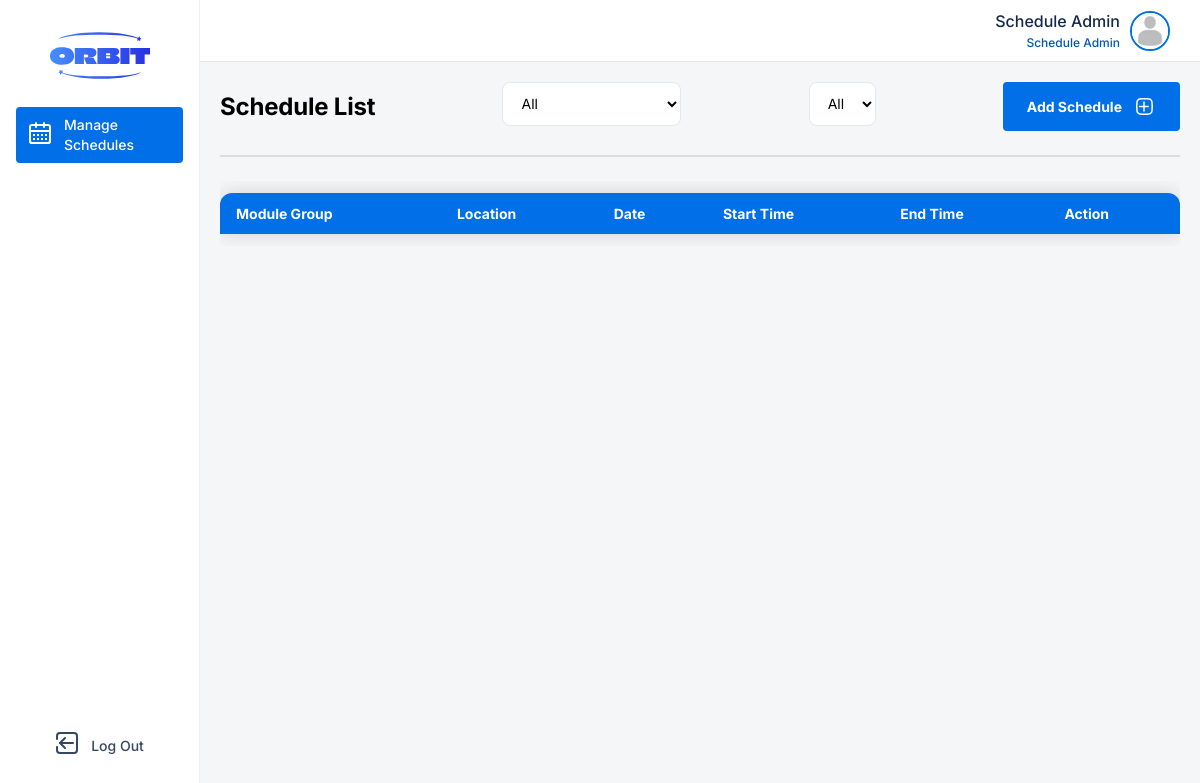
The app's page /client/src/pages/schedule-management/dashboard.php (signed in), older data.
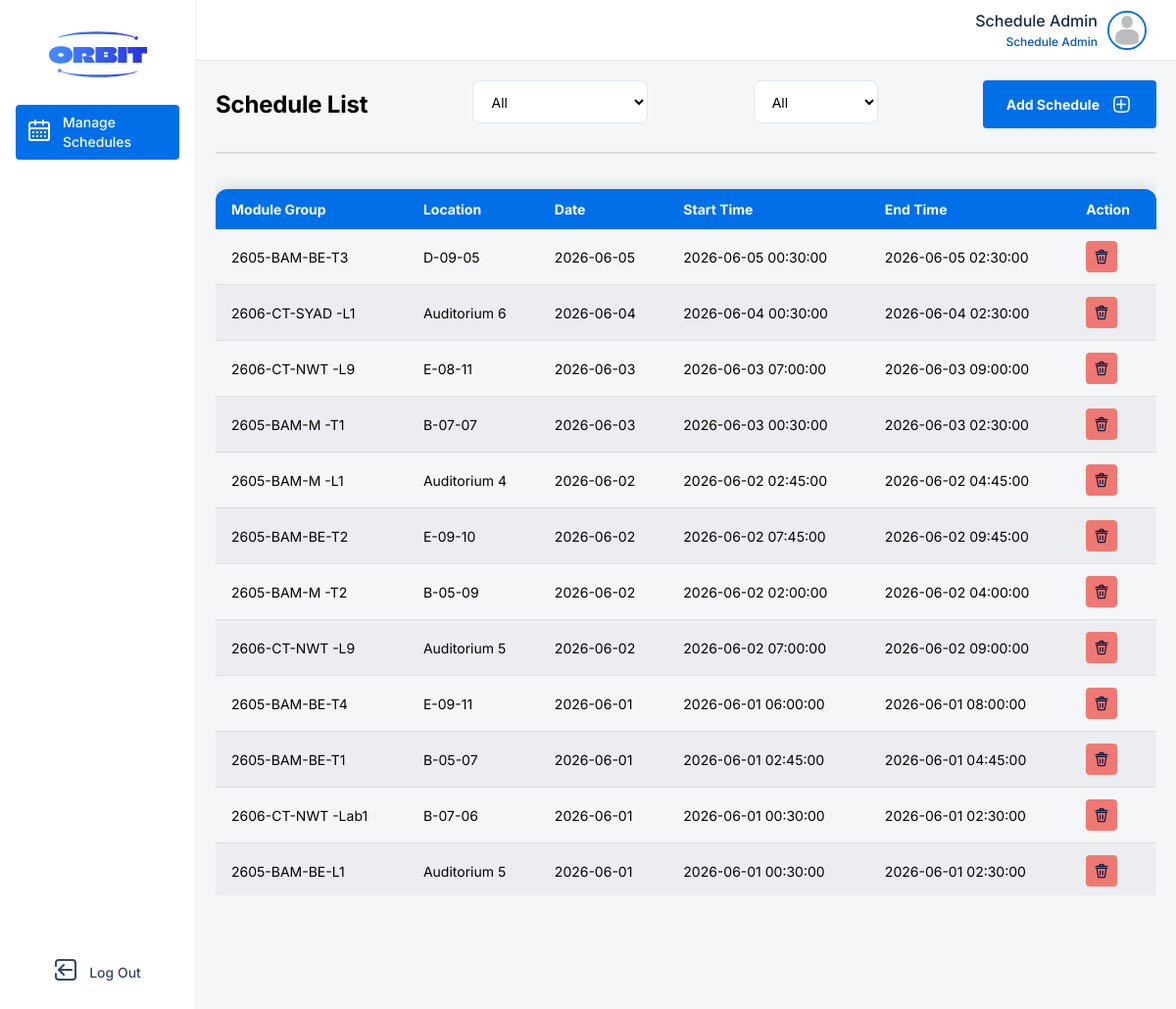
The same page, newer data.
### tables this page shows
CREATE TABLE IF NOT EXISTS `schedule` (
  `schedule_id` int NOT NULL AUTO_INCREMENT,
  `module_group_id` varchar(25) NOT NULL,
  `classroom_id` int NOT NULL,
  `start_time` timestamp NOT NULL,
  `end_time` timestamp NOT NULL,
  `date` date NOT NULL,
  PRIMARY KEY (`schedule_id`),
  KEY `module_group_id` (`module_group_id`),
  KEY `classroom_id` (`classroom_id`)
);

CREATE TABLE IF NOT EXISTS `location` (
  `location_id` varchar(20) NOT NULL,
  `name` varchar(255) NOT NULL,
  `floor` varchar(4) NOT NULL,
  `type` varchar(50) NOT NULL,
  PRIMARY KEY (`location_id`)
);

### server/controllers/schedule-controller.php (called while the page is built, shortened)
<?php
class ScheduleController {
    private $connection;
    public function __construct() {
        global $connect;
        $this->connection = $connect;
    }
    public function getScheduleList($filter) {
        if ($filter['intakeID'] === $filter['week'] && $filter['intakeID'] === "All") {
            $sql = "SELECT * FROM schedule s
                    LEFT JOIN classroom c ON s.classroom_id = c.classroom_id
                    LEFT JOIN location l ON l.location_id = c.location_id
                    ORDER BY date DESC";
        }
        $statement = mysqli_query($this->connection, $sql);
        $result = [];
        while ($schedule = mysqli_fetch_array($statement)) {
            $result[] = [
                "scheduleID" => $schedule['schedule_id'],
                "moduleGroupID" => $schedule['module_group_id'],
                "locationID" => $schedule["location_id"],
                "location" => $schedule["name"],
                "startTime" => $schedule["start_time"],
                "endTime" => $schedule["end_time"],
                "date" => $schedule["date"]
            ];
        }
        return $result;
    }
}
?>

### server/routes/schedule-management-route.php (called while the page is built, shortened)
<?php
require_once ROOT . CONTROLLERS . '/schedule-controller.php';
$scheduleController = new ScheduleController();
function getScheduleList($input) {
    global $scheduleController;
    return $scheduleController->getScheduleList($input);
}
?>

### client/src/pages/schedule-management/dashboard.php (the view, shortened to what this page needs)
<?php
include_once ROOT . COMPONENTS . '/header.php';
include_once ROOT . COMPONENTS . '/footer.php';
require_once ROOT . NAVIGATION . '/admin-nav-bar.php';
require_once ROOT . FEATURES . '/schedule-management/schedule-component.php';
$intakeID = "All";
$week = "All";
?>
<div class="page-content">
    <div class="manage-users-container">
        <div class="title-btn-wrapper">
            <span class="manage-users-header">Schedule List</span>
            <?php
            echo "
            <div class='form-input'>
                <select id='selectIntake' name='selectIntake' class='select-input'>
                <option value='All'>All</option>";
            echo "
                </select>
            </div>
            ";
            echo "
            <div class='form-input'>
                <select id='selectWeek' name='selectWeek' class='select-input'>
                <option value='All'>All</option>";
            echo "
                </select>
            </div>
            ";
            ?>
            <div class="add-user-btn" onclick="openModal('createScheduleForm')">
                <span class="btn-text">
                    Add Schedule
                </span>
            </div>
        </div>
        <hr class="divider">
        <?php
        $scheduleList = getScheduleList(["intakeID" => $intakeID, "week" => $week]);
        renderScheduleTable($scheduleList, $intakeID, $week);
        ?>
    </div>
</div>

### client/src/features/schedule-management/schedule-component.php (shortened to what this page needs)
<?php
function renderScheduleTable($scheduleList, $intakeID, $week)
{
?>
    <div class="table-container">
    <table class="users-table">
        <thead>
            <tr>
                <th>Module Group</th>
                <th>Location</th>
                <th>Date</th>
                <th>Start Time</th>
                <th>End Time</th>
                <th>Action</th>
            </tr>
        </thead>
        <tbody>
            <?php foreach ($scheduleList as $schedule):
            ?>
                <tr>
                    <td><?php echo $schedule['moduleGroupID']; ?></td>
                    <td><?php echo $schedule['location']; ?></td>
                    <td><?php echo $schedule['date']; ?></td>
                    <td><?php echo $schedule['startTime']; ?></td>
                    <td><?php echo $schedule['endTime']; ?></td>
                    <td>
                        <form class="actions" method="post" action="<?php echo SERVICES ?>/manage-schedule-service.php">
                            <button class="action-btn" id="delete-btn" name="deleteSchedule" type="submit">
                            </button>
                        </form>
                    </td>
                </tr>
            <?php endforeach; ?>
        </tbody>
    </table>
    </div>
<?php
}
?>

Row changes from the older to the newer data that the page shows:
added schedule: module_group "2605-BAM-BE-T3", location.name "D-09-05", date "2026-06-05", start_time "2026-06-05 00:30:00", end_time "2026-06-05 02:30:00"
added schedule: module_group "2606-CT-SYAD -L1", location.name "Auditorium 6", date "2026-06-04", start_time "2026-06-04 00:30:00", end_time "2026-06-04 02:30:00"
added schedule: module_group "2606-CT-NWT -L9", location.name "E-08-11", date "2026-06-03", start_time "2026-06-03 07:00:00", end_time "2026-06-03 09:00:00"
added schedule: module_group "2605-BAM-M -T1", location.name "B-07-07", date "2026-06-03", start_time "2026-06-03 00:30:00", end_time "2026-06-03 02:30:00"
added schedule: module_group "2605-BAM-M -L1", location.name "Auditorium 4", date "2026-06-02", start_time "2026-06-02 02:45:00", end_time "2026-06-02 04:45:00"
added schedule: module_group "2605-BAM-BE-T2", location.name "E-09-10", date "2026-06-02", start_time "2026-06-02 07:45:00", end_time "2026-06-02 09:45:00"
added schedule: module_group "2605-BAM-M -T2", location.name "B-05-09", date "2026-06-02", start_time "2026-06-02 02:00:00", end_time "2026-06-02 04:00:00"
added schedule: module_group "2606-CT-NWT -L9", location.name "Auditorium 5", date "2026-06-02", start_time "2026-06-02 07:00:00", end_time "2026-06-02 09:00:00"
added schedule: module_group "2605-BAM-BE-T4", location.name "E-09-11", date "2026-06-01", start_time "2026-06-01 06:00:00", end_time "2026-06-01 08:00:00"
added schedule: module_group "2605-BAM-BE-T1", location.name "B-05-07", date "2026-06-01", start_time "2026-06-01 02:45:00", end_time "2026-06-01 04:45:00"
added schedule: module_group "2606-CT-NWT -Lab1", location.name "B-07-06", date "2026-06-01", start_time "2026-06-01 00:30:00", end_time "2026-06-01 02:30:00"
added schedule: module_group "2605-BAM-BE-L1", location.name "Auditorium 5", date "2026-06-01", start_time "2026-06-01 00:30:00", end_time "2026-06-01 02:30:00"
